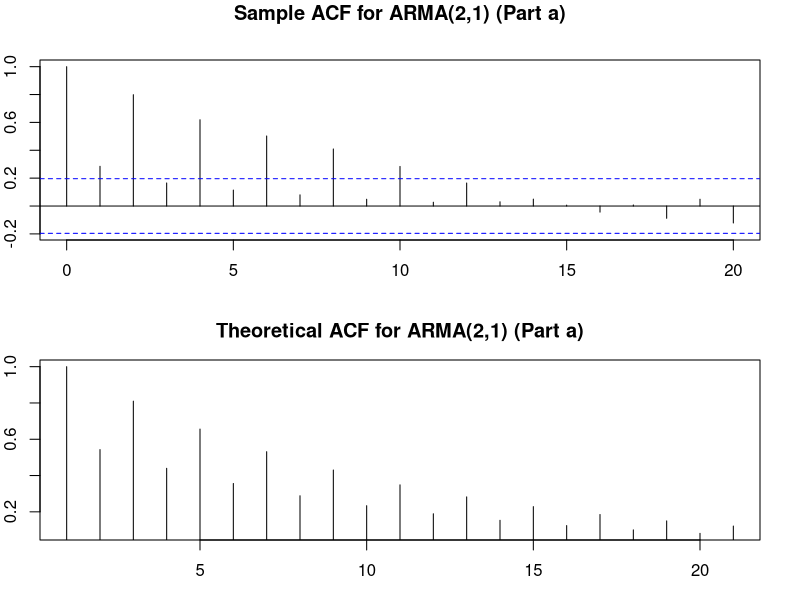
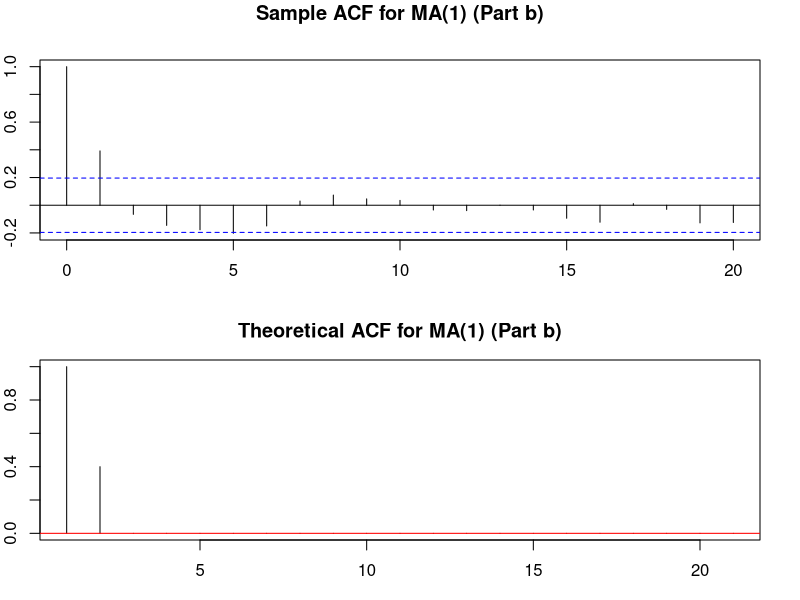
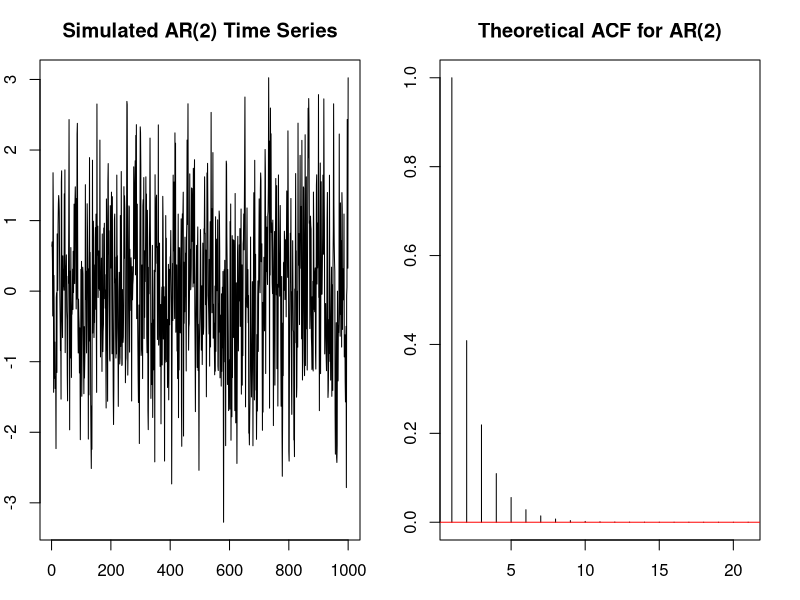
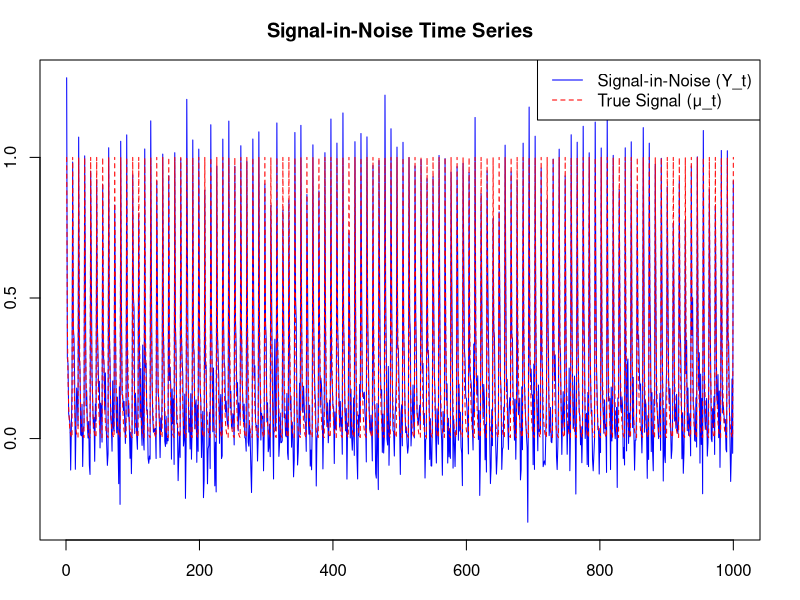

Reproduce these figures in R, in order.
## ---- chunk 1
knitr::opts_chunk$set(echo = FALSE,message = FALSE,warning = FALSE)
## ---- chunk 2
# Load necessary library
library(stats)

# Set adjusted margins for R Markdown output (bottom, left, top, right)
par(mar = c(3, 2, 3, 2)) 

# Part (a): ARMA(2,1)
set.seed(0)

# AR(2) and MA(1) coefficients for part (a)
ar_a <- c(0, 0.81)  # AR part, note the lag-2 term
ma_a <- c(1/3)      # MA part

# Simulate 100 observations from the ARMA(2,1) model
simulated_a <- arima.sim(model = list(ar = ar_a, ma = ma_a), n = 100)

# Compute theoretical ACF using ARMAacf
theoretical_acf_a <- ARMAacf(ar = ar_a, ma = ma_a, lag.max = 20, pacf = FALSE)

# Part (b): MA(1) corresponds to X_t = W_t + 1/2 W_(t-1)
set.seed(1)

# MA(1) part: X_t = W_t + 1/2 W_{t-1}
ma_b <- c(1/2)  # MA(1) term

# Simulate 100 observations from the MA(1) model
simulated_b <- arima.sim(model = list(ma = ma_b), n = 100)

# Compute theoretical ACF for the MA(1) model
theoretical_acf_b <- ARMAacf(ma = ma_b, lag.max = 20, pacf = FALSE)

# Plot sample and theoretical ACF for Part (a)
par(mfrow = c(2, 1))
acf(simulated_a, main = "Sample ACF for ARMA(2,1) (Part a)")
plot(theoretical_acf_a, type = "h", main = "Theoretical ACF for ARMA(2,1) (Part a)", 
     xlab = "Lag", ylab = "ACF")
abline(h = 0, col = "red")

# Plot sample ACF for Part (b) and theoretical ACF
par(mfrow = c(2, 1))
acf(simulated_b, main = "Sample ACF for MA(1) (Part b)")
plot(theoretical_acf_b, type = "h", main = "Theoretical ACF for MA(1) (Part b)", 
     xlab = "Lag", ylab = "ACF")
abline(h = 0, col = "red")

## ---- chunk 3
# Load necessary library
library(stats)

# Set AR(2) coefficients based on the previous calculations
phi1 <- 0.383
phi2 <- 0.0625

# Part 1: Simulate AR(2) process
set.seed(123)

# Simulate 1000 observations from the AR(2) model
simulated_ar2 <- arima.sim(model = list(ar = c(phi1, phi2)), n = 1000)

# Compute theoretical ACF using ARMAacf
theoretical_acf_ar2 <- ARMAacf(ar = c(phi1, phi2), lag.max = 20, pacf = FALSE)

# Plot the simulated time series and the theoretical ACF
par(mfrow = c(1, 2))  # Two plots in one figure

# Plot the simulated time series
plot(simulated_ar2, type = "l", main = "Simulated AR(2) Time Series", xlab = "Time", ylab = "Value")

# Plot the theoretical ACF (not the sample ACF)
plot(theoretical_acf_ar2, type = "h", main = "Theoretical ACF for AR(2)", xlab = "Lag", ylab = "ACF")
abline(h = 0, col = "red")

# Part 2: Simulate signal-in-noise time series Y_t = μ_t + W_t

# Set the standard deviation for W_t
sigma <- 0.1

# Generate the signal μ_t based on the true ACF (μ_t = ρ(t))
mu_t <- rep(theoretical_acf_ar2[1:9], length.out = 1000)  # Repeat ACF for 1000 points to form μ_t

# Generate the noise W_t ~ N(0, σ^2)
noise <- rnorm(1000, mean = 0, sd = sigma)

# Generate the signal-in-noise time series Y_t = μ_t + W_t
Y_t <- mu_t + noise

# Plot the signal-in-noise time series and the true signal μ_t
par(mfrow = c(1, 1))  # Single plot
plot(Y_t, type = "l", main = "Signal-in-Noise Time Series", xlab = "Time", ylab = "Value", col = "blue")
lines(mu_t, col = "red", lty = 2)  # Overlay the true signal μ_t

# Add a legend to the plot
legend("topright", legend = c("Signal-in-Noise (Y_t)", "True Signal (μ_t)"), col = c("blue", "red"), lty = c(1, 2))
